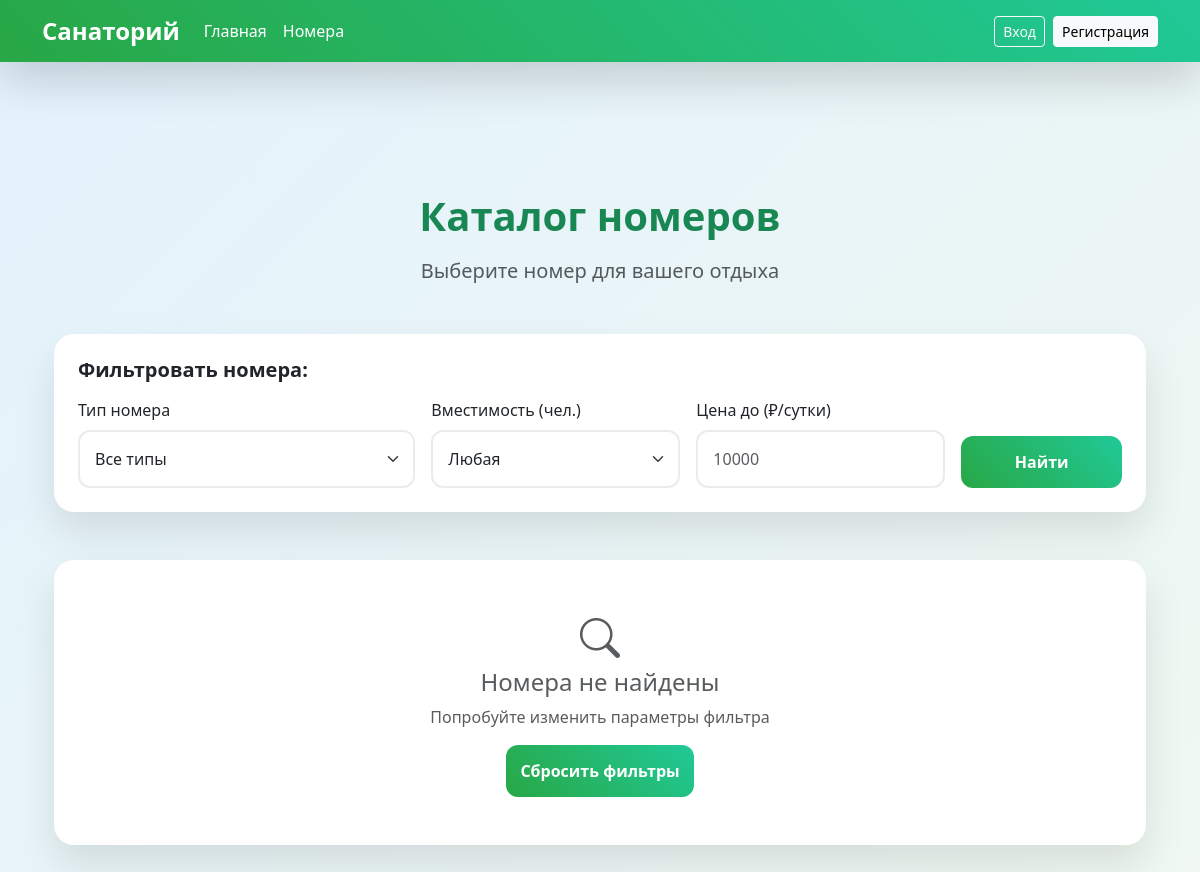
Page /accounts/rooms/ on the earlier database version.
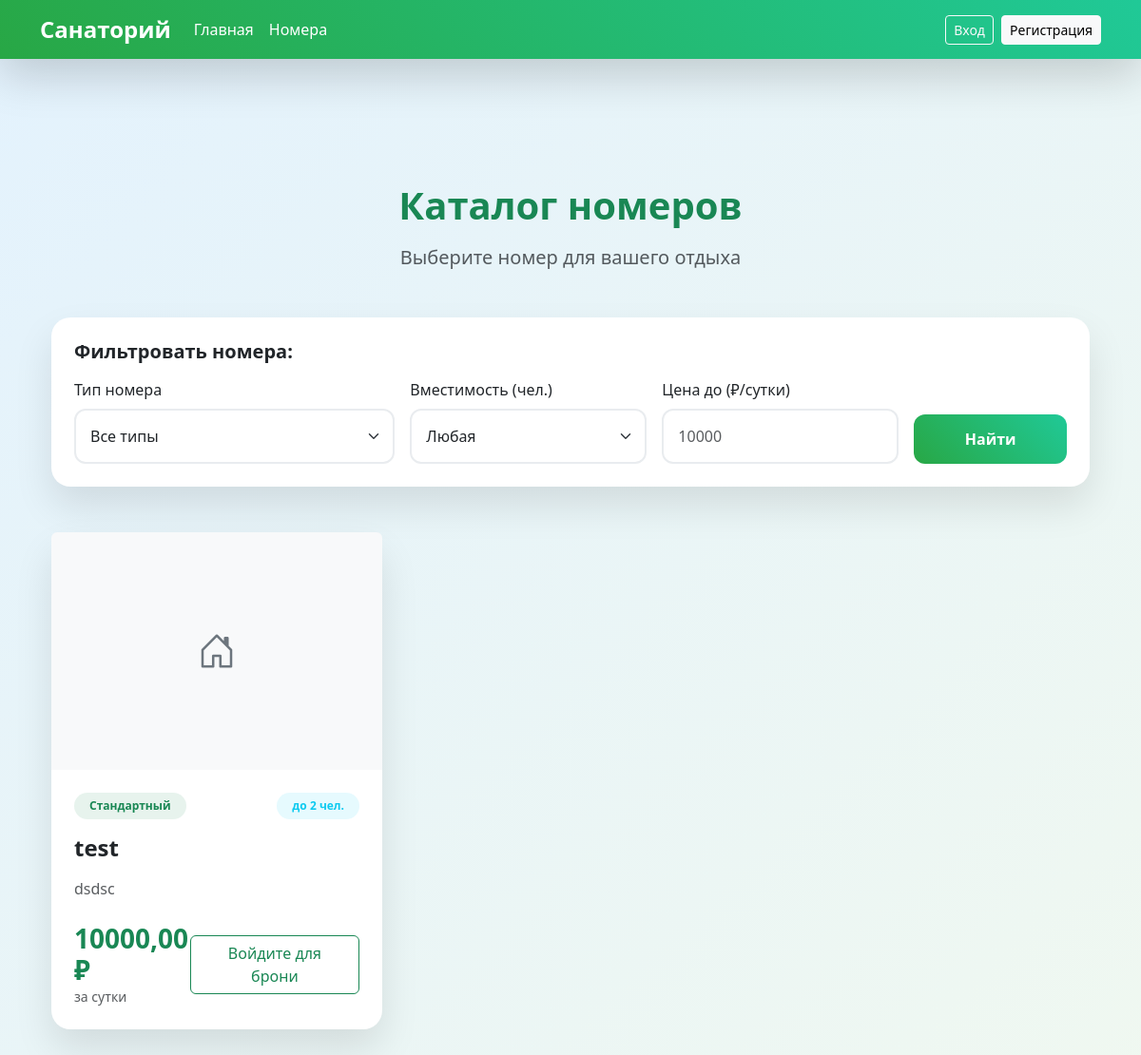
Same page on the later database version.
### accounts/models.py (models this page shows, shortened)
class Room(models.Model):  # ПЕРЕМЕЩАЕМ Room ПЕРЕД Booking!
    TYPE_CHOICES = [
        ('standard', 'Стандартный'),
        ('comfort', 'Комфорт'),
        ('lux', 'Люкс'),
    ]
    type = models.CharField(max_length=20, choices=TYPE_CHOICES)
    name = models.CharField(max_length=100, unique=True)
    capacity = models.PositiveIntegerField(default=2)
    price_per_day = models.DecimalField(max_digits=8, decimal_places=2)
    description = models.TextField(max_length=500)
    image = models.ImageField(upload_to='rooms/', blank=True, null=True)
    is_active = models.BooleanField(default=True)
    class Meta:
        verbose_name = 'Номер'
        verbose_name_plural = 'Номера'
        ordering = ['type', 'name']

### accounts/views.py (the view)
# urls.py: path('rooms/', RoomListView.as_view(), name='rooms'),
class RoomListView(ListView):
    model = Room
    template_name = 'catalog/rooms.html'
    context_object_name = 'rooms'
    paginate_by = 6
    def get_queryset(self):
        queryset = Room.objects.filter(is_active=True)
        room_type = self.request.GET.get('type')
        if room_type:
            queryset = queryset.filter(type=room_type)
        capacity = self.request.GET.get('capacity')
        if capacity:
            if capacity == '4':
                queryset = queryset.filter(capacity__gte=4)
            else:
                queryset = queryset.filter(capacity=capacity)
        max_price = self.request.GET.get('max_price')
        if max_price:
            try:
                queryset = queryset.filter(price_per_day__lte=float(max_price))
            except ValueError:
                pass
        return queryset.order_by('type', 'price_per_day')
    def get_context_data(self, **kwargs):
        context = super().get_context_data(**kwargs)
        context['filter_params'] = self.request.GET.copy()
        if 'page' in context['filter_params']:
            del context['filter_params']['page']
        return context

### templates/catalog/rooms.html (shortened to what the changed rows need)
{% extends 'base.html' %}
{% load static %}
{% block content %}
<div class="container py-5">
    <div class="text-center mb-5">
        <h1 class="fw-bold text-success mb-3">Каталог номеров</h1>
    </div>
    <div class="row g-4">
        {% for room in rooms %}
        <div class="col-lg-4 col-md-6">
            <div class="form-card h-100 d-flex flex-column">
                {% if room.image %}
                <img src="{{ room.image.url }}" class="card-img-top rounded-top" alt="{{ room.name }}"
                     style="height: 250px; object-fit: cover;">
                {% else %}
                <div class="bg-light d-flex align-items-center justify-content-center rounded-top"
                     style="height: 250px;">
                    <i class="bi bi-house-door text-secondary fs-1"></i>
                </div>
                {% endif %}
                <div class="p-4 flex-grow-1">
                    <div class="d-flex justify-content-between align-items-start mb-3">
                        <span class="badge bg-success bg-opacity-10 text-success px-3 py-2 rounded-pill">
                            {{ room.get_type_display }}
                        </span>
                        <span class="badge bg-info bg-opacity-10 text-info px-3 py-2 rounded-pill">
                            до {{ room.capacity }} чел.
                        </span>
                    </div>
                    <h4 class="fw-bold text-dark mb-3">{{ room.name }}</h4>
                    <p class="text-muted mb-4">{{ room.description|truncatechars:120 }}</p>
                    <div class="mt-auto">
                        <div class="d-flex justify-content-between align-items-center">
                            <div>
                                <span class="h3 fw-bold text-success">{{ room.price_per_day }} ₽</span>
                                <small class="text-muted d-block">за сутки</small>
                            </div>
{% if user.is_authenticated %}
<a href="{% url 'booking_create' %}?room_id={{ room.id }}"
   class="btn btn-custom text-white px-4">
    Забронировать
</a>
{% else %}
<a href="{% url 'login' %}?next={% url 'rooms' %}"
   class="btn btn-outline-success px-4">
    Войдите для брони
</a>
{% endif %}
                        </div>
                    </div>
                </div>
            </div>
        </div>
        {% empty %}
        <div class="col-12">
            <div class="form-card text-center p-5">
                <i class="bi bi-search text-muted fs-1 mb-3"></i>
                <h4 class="text-muted">Номера не найдены</h4>
                <p class="text-muted">Попробуйте изменить параметры фильтра</p>
                <a href="{% url 'rooms' %}" class="btn btn-custom text-white">Сбросить фильтры</a>
            </div>
        </div>
        {% endfor %}
    </div>
</div>
<link rel="stylesheet" href="https://cdn.jsdelivr.net/npm/bootstrap-icons@1.11.1/font/bootstrap-icons.css">
{% endblock %}

Differences in the rows shown:
added Room: type "Стандартный", capacity "2", name "test", description "dsdsc", price_per_day "10000,00"
Other differences:
text no longer shown: "Номера не найдены Попробуйте изменить параметры фильтра Сбросить фильтры"
